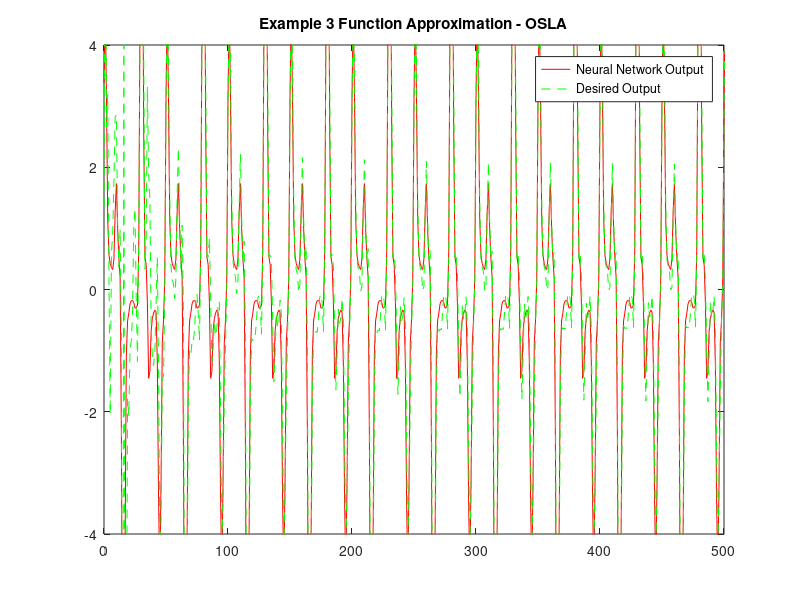

This figure's MATLAB source:
clc;close all;clear all;
a = 1;
b = 1;
m0 = 1;
m1 = 10;
m2 = 1;

w1 = rand(m1,m0+1);
w2 = zeros(m2,m1+1);

w3 = rand(m1,m0+1);%20 x 3
w4 = zeros(m2,m1+1);%10 x 21

lam1 = 0.001;
lam2 = 0.001;

P1 = ((1/lam1)*eye(m1+1));
P2 = ((1/lam2)*eye(m1+1));

n=0:1:10000;

yp=[0];
yphat=[0];



for k=1:length(n)
       
       u = sin(2*pi*k/25)+sin(2*pi*k/10) ;
       
       p = [1;yp(end)];
       
       up = u^3;

       %FORWARD PASS
       v1 = w1*p;%20 x 1 
       phi_v1 = a*tanh(b*v1); %20 x 1
       yp_k = [1 ; phi_v1];%21 x 1
       v2 = w2*yp_k; %10 x 1
       y2 = v2 ;
      
       p2 = [1;u];

       %FORWARD PASS
       v3 = w3*p2;%20 x 1 
       phi_v3 = a*tanh(b*v3); %20 x 1
       u_k = [1 ; phi_v3];%21 x 1
       v4 = w4*u_k; %10 x 1
       y4 = v4 ;
        
       yphat1= y2 + y4;
       yphat = [yphat yphat1];
       
       yp1 =(yp(end)/(1 + (yp(end))^2))+ up;
       yp = [yp yp1];
       
       % error calculation
       
       E = yp1 - yphat1;
        
       Ph = P1 - (P1*(yp_k*yp_k')*P1)/(1 + yp_k'*P1*yp_k);
       P1 = Ph;
       w2 = w2 + E*yp_k'*Ph;
       
       %BACKWARD PASS
       Pt = P2 - (P2*(u_k*u_k')*P2)/(1 + u_k'*P2*u_k);
       P2 = Pt;
       w4 = w4 + E*u_k'*Pt;
       
       
        
end
plot(0:length(n)-2,yp(3:end),'r-',0:length(n)-2,yphat(3:end),'g--');
legend('Neural Network Output', 'Desired Output');
title('Example 3 Function Approximation - OSLA');
axis([0 500 -4 4]);
g=var(yp(3:end)-yphat(3:end));
h=var(yp(3:end));
perf=(1-(g/h))*100;
disp(perf);
mse = sum((yp(3:end)-yphat(3:end)).^2)/(length(yp(3:end)));
disp(mse);
